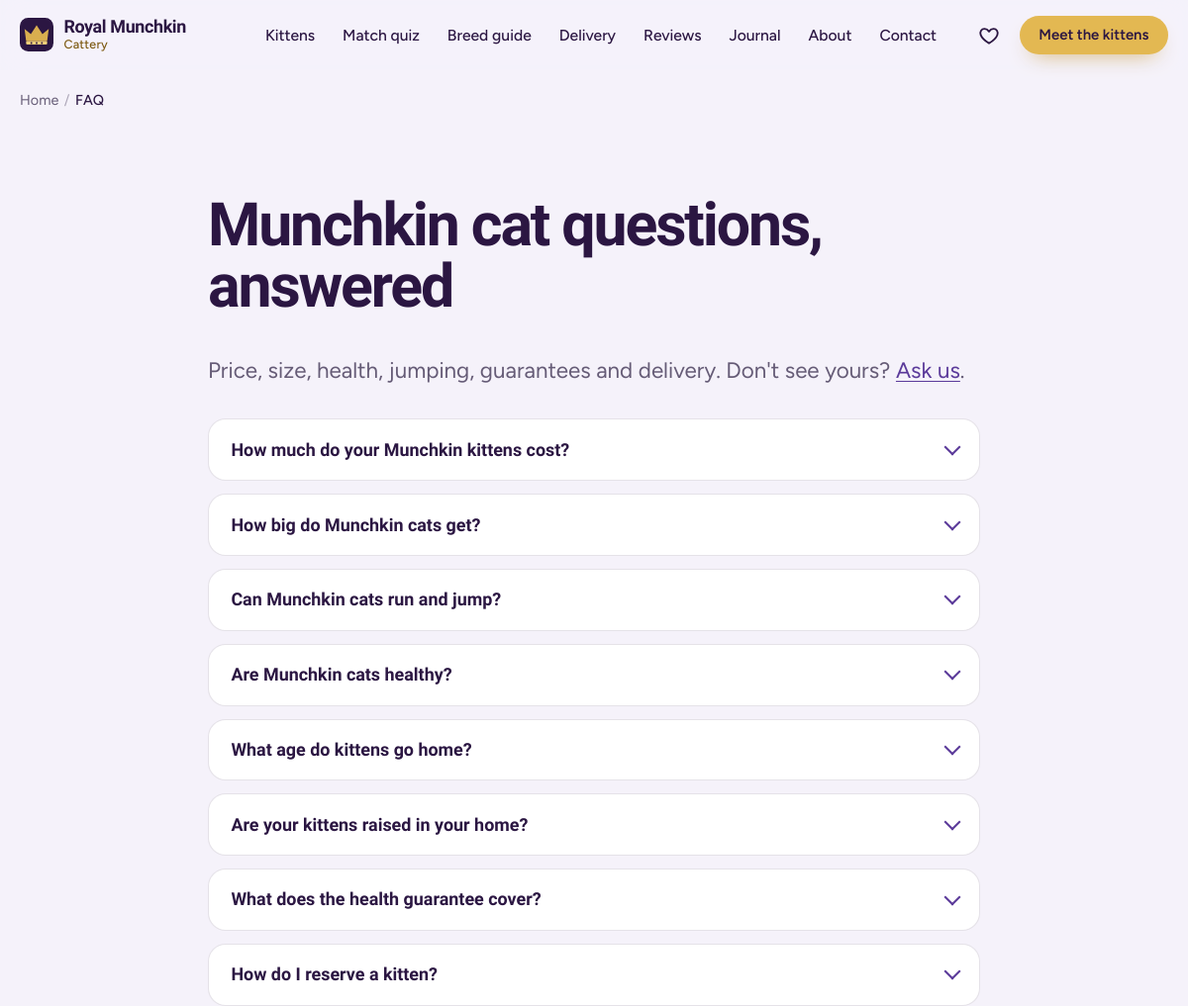
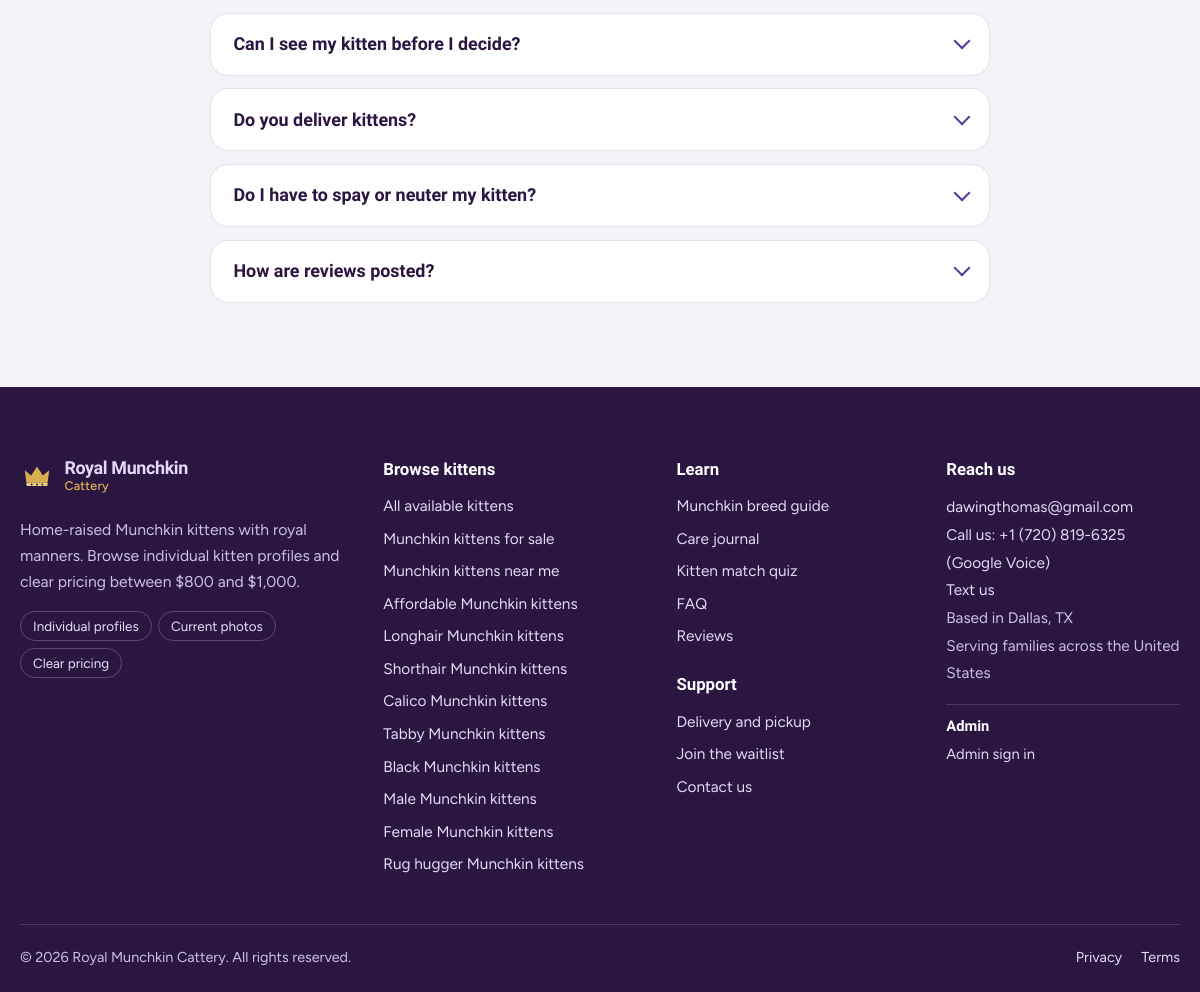
Screenshot of /faq/ with the database file from the repository (2 pictures, top to bottom).
### core/models.py (models this page shows, shortened)
class SiteSettings(models.Model):
    business_name = models.CharField(max_length=120, default="Royal Munchkin Cattery")
    tagline = models.CharField(max_length=200, default="Home-raised Munchkin kittens with royal manners")
    city = models.CharField(max_length=100, default="Dallas", help_text="Used in schema.org markup. Clear it to hide the address.")
    state = models.CharField(max_length=2, default="TX", blank=True)
    contact_phone = models.CharField(max_length=24, blank=True, help_text="Digits with country code, e.g. +15551234567")
    whatsapp_number = models.CharField(max_length=20, blank=True, help_text="Digits only, e.g. 15551234567")
    contact_email = models.EmailField(default="dawingthomas@gmail.com")
    instagram_url = models.URLField(blank=True)
    facebook_url = models.URLField(blank=True)
    tiktok_url = models.URLField(blank=True)
    youtube_url = models.URLField(blank=True)
    kittens_placed_count = models.PositiveIntegerField(
        default=0, help_text="Shown on the homepage only when above zero. Use a real number."
    )
    announcement = models.CharField(max_length=160, blank=True, help_text="Optional banner above the header (e.g. 'New litter due in March').")
    class Meta:
        verbose_name = "Site Settings"
        verbose_name_plural = "Site Settings"
    @classmethod
    def load(cls):
        obj = cache.get(SETTINGS_CACHE_KEY)
        if obj is None:
            obj, _ = cls.objects.get_or_create(pk=1)
            cache.set(SETTINGS_CACHE_KEY, obj, 300)
        return obj

### core/views.py (the view)
# urls.py: path("faq/", views.FAQView.as_view(), name="faq"),
class FAQView(TemplateView):
    template_name = "core/faq.html"
    def get_context_data(self, **kwargs):
        ctx = super().get_context_data(**kwargs)
        ctx["faqs"] = FAQS
        ctx["meta_title"] = "Munchkin Cat FAQ | Size, Health, Price & Delivery"
        ctx["meta_description"] = (
            "Answers to the questions we hear most about Munchkin kittens: price, size, health, "
            "jumping, guarantees, reservations and delivery."
        )
        ctx["breadcrumbs"] = [("Home", "/"), ("FAQ", "/faq/")]
        return ctx

### templates/core/faq.html (shortened to what this page needs)
{% extends "base.html" %}
{% block content %}
<section class="section"><div class="container narrow">
  <h1 style="font-size:clamp(2.2rem,1.4rem + 3.4vw,3.8rem)">Munchkin cat questions, answered</h1>
  <p class="lede" style="margin-bottom:2rem">Price, size, health, jumping, guarantees and delivery. Don't see yours? <a href="{% url 'core:contact' %}">Ask us</a>.</p>
  {% include "partials/faq_list.html" %}
</div></section>
{% endblock %}

### templates/partials/footer.html (shortened to what this page needs)
{% load humanize %}<footer class="site-footer">
  <div class="container footer-grid">
    <div class="footer-brand">
      <a class="brand brand-light" href="{% url 'core:home' %}">{% include "partials/logo.html" %}<span class="brand-text"><b>Royal Munchkin</b><i>Cattery</i></span></a>
      <p>{{ site_settings.tagline }}. Browse individual kitten profiles and clear pricing between ${{ MIN_PRICE }} and ${{ MAX_PRICE|intcomma }}.</p>
      <ul class="footer-badges">
        <li>Individual profiles</li><li>Current photos</li><li>Clear pricing</li>
      </ul>
    </div>
    <div>
      <h2 class="footer-h">Browse kittens</h2>
      <ul>
        <li><a href="{% url 'kittens:list' %}">All available kittens</a></li>
        {% for slug, label in FOOTER_LANDING_LINKS %}<li><a href="{% url 'core:landing' slug=slug %}">{{ label }}</a></li>{% endfor %}
      </ul>
    </div>
    <div>
      <h2 class="footer-h">Learn</h2>
      <ul>
        <li><a href="{% url 'core:breed_guide' %}">Munchkin breed guide</a></li>
        <li><a href="{% url 'core:journal_list' %}">Care journal</a></li>
        <li><a href="{% url 'kittens:match' %}">Kitten match quiz</a></li>
        <li><a href="{% url 'core:faq' %}">FAQ</a></li>
        <li><a href="{% url 'reviews:list' %}">Reviews</a></li>
      </ul>
      <h2 class="footer-h footer-h-2">Support</h2>
      <ul>
        <li><a href="{% url 'core:delivery' %}">Delivery and pickup</a></li>
        <li><a href="{% url 'core:waitlist' %}">Join the waitlist</a></li>
        <li><a href="{% url 'core:contact' %}">Contact us</a></li>
      </ul>
    </div>
    <div>
      <h2 class="footer-h">Reach us</h2>
      <address>
        <a href="mailto:{{ site_settings.contact_email }}">{{ site_settings.contact_email }}</a>
        {% if CONTACT_PHONE %}<br><a href="tel:{{ CONTACT_PHONE_URI }}">Call us: {{ CONTACT_PHONE }} (Google Voice)</a><br><a href="sms:{{ CONTACT_PHONE_URI }}">Text us</a>{% endif %}
        {% if site_settings.city %}<br><span>Based in {{ site_settings.city }}{% if site_settings.state %}, {{ site_settings.state }}{% endif %}</span>{% endif %}
        <br><span>{{ SITE_LOCATION_SUMMARY }}</span>
      </address>
      <div class="footer-admin">
        <h2 class="footer-h footer-h-2">Admin</h2>
        <a href="{% url 'accounts:login' %}" rel="nofollow">Admin sign in</a>
      </div>
    </div>
  </div>
  <div class="container footer-bottom">
    <span>&copy; {% now "Y" %} {{ SITE_NAME }}. All rights reserved.</span>
    <span class="footer-legal"><a href="{% url 'core:privacy' %}">Privacy</a><a href="{% url 'core:terms' %}">Terms</a></span>
  </div>
</footer>

### static/css/base.css (style rules this page uses)
:root { --ink: #2B1642; --ink-2: #3B2259; --violet: #5B3A9A; --violet-600: #4A2D80; --violet-100: #E7DEF6; --gold: #C79A3B; --gold-bright: #E3B852; --gold-soft: #F6EBCF; --gold-ink: #7D5A12; --mist: #F5F2FA; --mist-2: #ECE6F6; --rose: #F2D3DB; --surface: #FFFFFF; --text: #2A2236; --muted: #655B76; --line: rgba(43, 22, 66, .12); --ok: #2B7A58; --ok-soft: #DDF1E8; --warn-soft: #FBE9C8; --danger: #B3363F; --r-sm: 10px; --r-md: 18px; --r-lg: 28px; --arch: 999px 999px 22px 22px; --shadow-sm: 0 1px 2px rgba(43, 22, 66, .06), 0 4px 14px -6px rgba(43, 22, 66, .18); --shadow-md: 0 2px 4px rgba(43, 22, 66, .05), 0 18px 40px -18px rgba(43, 22, 66, .35); --shadow-lg: 0 30px 70px -28px rgba(43, 22, 66, .55); --font-display: "Bricolage Grotesque", "Avenir Next", "Segoe UI", system-ui, sans-serif; --font-body: "Figtree", system-ui, -apple-system, "Segoe UI", sans-serif; --container: 1200px; --header-h: 72px; --ease: cubic-bezier(.22, 1, .36, 1); --spring: cubic-bezier(.34, 1.56, .64, 1); }
*, *::before, *::after { box-sizing: border-box; }
html { scroll-behavior: smooth; scroll-padding-top: calc(var(--header-h) + 16px); -webkit-text-size-adjust: 100%; }
body { margin: 0; font-family: var(--font-body); font-size: 1.0625rem; line-height: 1.65; color: var(--text); background: var(--mist); -webkit-font-smoothing: antialiased; text-rendering: optimizeLegibility; }
a { color: var(--violet); text-decoration-thickness: 1px; text-underline-offset: 3px; }
h1, h2, h3, h4 { font-family: var(--font-display); color: var(--ink); line-height: 1.08; margin: 0 0 .6em; letter-spacing: -.02em; font-weight: 700; }
h1 { font-size: clamp(2.5rem, 1.4rem + 4.6vw, 4.7rem); letter-spacing: -.035em; line-height: 1.02; }
h2 { font-size: clamp(1.85rem, 1.2rem + 2.2vw, 3rem); letter-spacing: -.03em; }
p { margin: 0 0 1.1em; max-width: 68ch; }
.lede { font-size: clamp(1.15rem, 1rem + .6vw, 1.4rem); line-height: 1.5; color: var(--muted); max-width: 56ch; }
.container { width: min(100% - 2.5rem, var(--container)); margin-inline: auto; }
.container.narrow { width: min(100% - 2.5rem, 780px); }
.section { padding-block: clamp(3.5rem, 7vw, 6.5rem); }
.brand { display: inline-flex; align-items: center; gap: .65rem; text-decoration: none; color: var(--ink); flex-shrink: 0; }
.brand-text { display: flex; flex-direction: column; line-height: 1; }
.brand-text b { font: 700 1.12rem/1 var(--font-display); letter-spacing: -.02em; }
.brand-text i { font: 500 .78rem/1.2 var(--font-body); font-style: normal; color: var(--gold-ink); letter-spacing: .02em; margin-top: 2px; }
.brand-light { color: #fff; }
.brand-light .brand-text i { color: var(--gold-bright); }
.site-footer { background: var(--ink); color: #CDBFE4; padding: clamp(3rem, 6vw, 5rem) 0 1.4rem; margin-top: 0; }
.footer-grid { display: grid; grid-template-columns: 1.4fr 1.1fr 1fr 1fr; gap: clamp(1.6rem, 3vw, 3rem); }
.site-footer a { color: #E4D9F5; text-decoration: none; }
.footer-h { font: 700 1.05rem/1.2 var(--font-display); color: #fff; margin: 0 0 .9rem; letter-spacing: 0; }
.footer-h-2 { margin-top: 1.6rem; }
.site-footer ul { list-style: none; padding: 0; margin: 0; display: grid; gap: .45rem; font-size: .96rem; }
.site-footer address { font-style: normal; line-height: 1.8; font-size: .96rem; }
.footer-admin { margin-top: 1.1rem; padding-top: .8rem; border-top: 1px solid rgba(255, 255, 255, .14); font-size: .92rem; }
.footer-admin .footer-h { margin: 0 0 .35rem; font-size: .92rem; }
.footer-admin a { color: #E4D9F5; text-underline-offset: .2em; }
.footer-brand p { margin: 1rem 0; font-size: .98rem; color: #CDBFE4; max-width: 38ch; }
.footer-badges { display: flex !important; flex-wrap: wrap; gap: .4rem !important; }
.footer-badges li { border: 1px solid rgba(255, 255, 255, .22); border-radius: 999px; padding: .2rem .75rem; font-size: .84rem; color: #E9DFF7; }
.footer-bottom { display: flex; justify-content: space-between; flex-wrap: wrap; gap: 1rem; margin-top: clamp(2rem, 4vw, 3.5rem); padding-top: 1.3rem; border-top: 1px solid rgba(255, 255, 255, .14); font-size: .9rem; }
.footer-legal { display: flex; gap: 1.2rem; }

### rows the page displays
SiteSettings: tagline "Home-raised Munchkin kittens with royal manners", contact_email "dawingthomas@gmail.com", contact_phone "+1 (720) 819-6325", city "Dallas", state "TX", business_name "Royal Munchkin Cattery"

### other values shown
{{ label }} "Home"
{{ label }} "FAQ"
{{ q }} "How much do your Munchkin kittens cost?" "How big do Munchkin cats get?" "Can Munchkin cats run and jump?" "Are Munchkin cats healthy?" "What age do kittens go home?" "Are your kittens raised in your home?" "What does the health guarantee cover?" "How do I reserve a kitten?" "Can I see my kitten before I decide?" "Do you deliver kittens?" "Do I have to spay or neuter my kitten?" "How are reviews posted?"
{{ MIN_PRICE }} "800"
{{ MAX_PRICE|intcomma }} "1,000"
{{ label }} "Munchkin kittens for sale" "Munchkin kittens near me" "Affordable Munchkin kittens" "Longhair Munchkin kittens" "Shorthair Munchkin kittens" "Calico Munchkin kittens" "Tabby Munchkin kittens" "Black Munchkin kittens" "Male Munchkin kittens" "Female Munchkin kittens" "Rug hugger Munchkin kittens"
{{ SITE_LOCATION_SUMMARY }} "Serving families across the United States"
